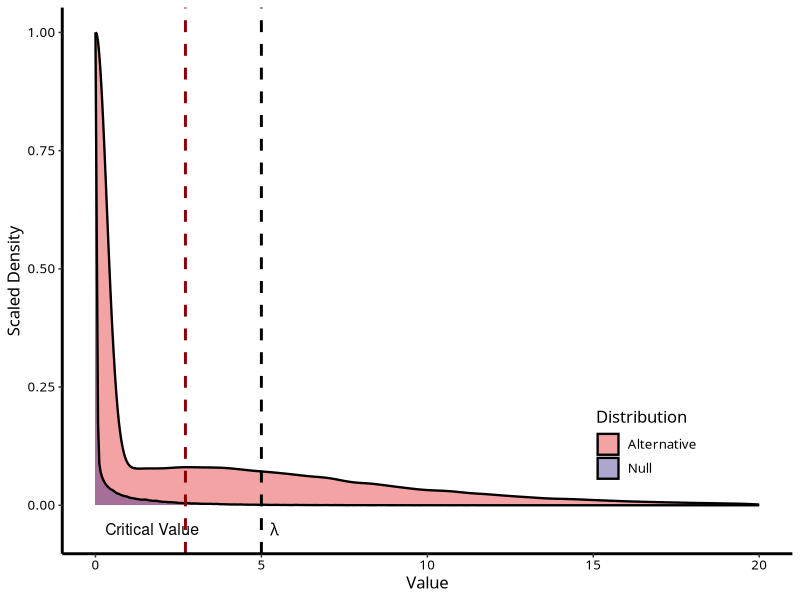
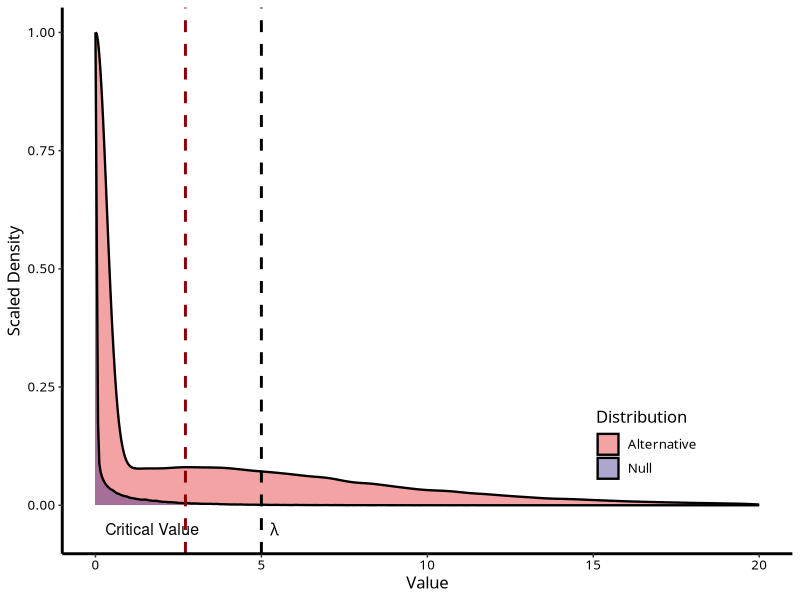

Here is the R script that generated these plots, in order:
library(ggplot2)

# Number of simulations
n_sims <- 100000

# Function to generate samples from the mixture distribution
generate_samples <- function(ncp=0, n=n_sims) {
    chi_samples <- rchisq(n, df=1, ncp=ncp)
    zero_one <- sample(c(0, 1), size=n, replace=TRUE)
    return(chi_samples * zero_one)
}

# Generate samples for null and alternative hypothesis
null_samples <- generate_samples()
alt_samples <- generate_samples(ncp=5)  # You can change this to a different lambda value

# Estimate critical value
critical_value <- quantile(null_samples, 0.95)

# Create data frame for ggplot
data <- data.frame(
    Value = c(null_samples, alt_samples),
    Distribution = factor(rep(c("Null", "Alternative"), each=n_sims))
)

# Create the ggplot
p <- ggplot(data, aes(x=Value, fill=Distribution)) +
    geom_density(alpha=0.4, aes(y=..scaled..), size =.8) +
    geom_vline(aes(xintercept=critical_value), linetype="dashed", color="darkred", size = 1) +
    geom_vline(aes(xintercept=5), linetype="dashed", color="black", size = 1) +
    labs(x="Value", y="Scaled Density") +
    scale_fill_manual(values=c("#E41A1C", "#332288")) +
    xlim(0,20)+
    annotate("text", x = critical_value - 1, y = -.05, label = "Critical Value", angle = 0, size = 4) +
    annotate("text", x = 5 + 0.4, y = -.05, label = expression(lambda), angle = 0, size = 4) +
    theme(panel.background = element_rect(fill = "transparent"),
                         panel.grid = element_line(color = "transparent"),
                         axis.line = element_line(size = 1, colour = "black"),
                         #axis.line.y = element_blank(),
                         axis.text = element_text( color = "black"),
                         #axis.text.y = element_blank(),
                         #axis.ticks.y = element_blank(),
                         text=element_text( family="Calibri",  size = 12),
                         legend.spacing = unit(-17,'pt'),
                         legend.margin = margin(t=0,b=0,unit='pt'),
                         legend.background = element_rect(),
                         legend.position=c(.8,.2))

print(p)
ggsave( "~/R-Project/mtDNA_mt2/Analysis/power_distribution.png",p, width = 4.5, height = 4.5,  type = "cairo-png", dpi = 900)